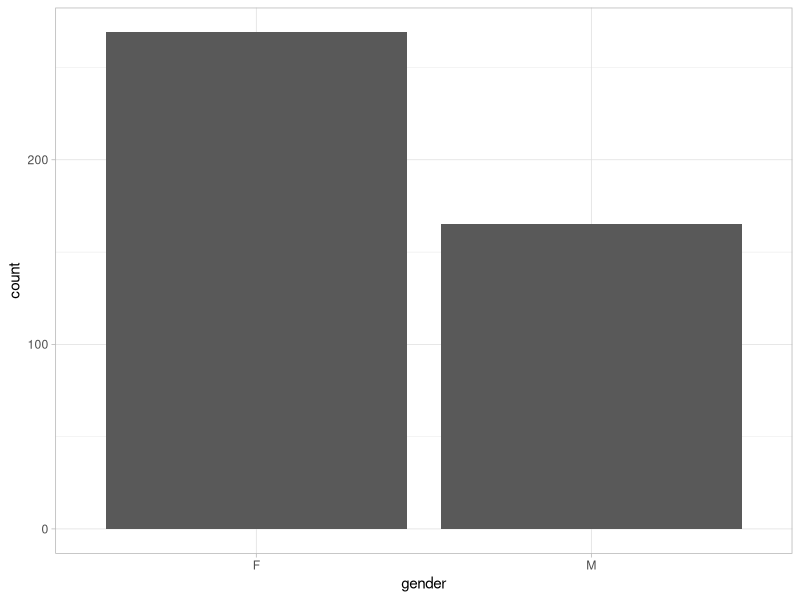
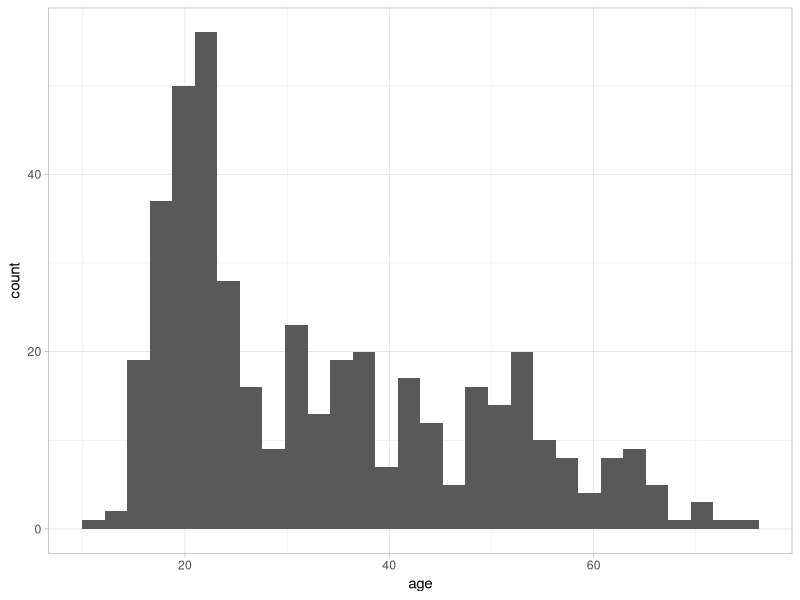
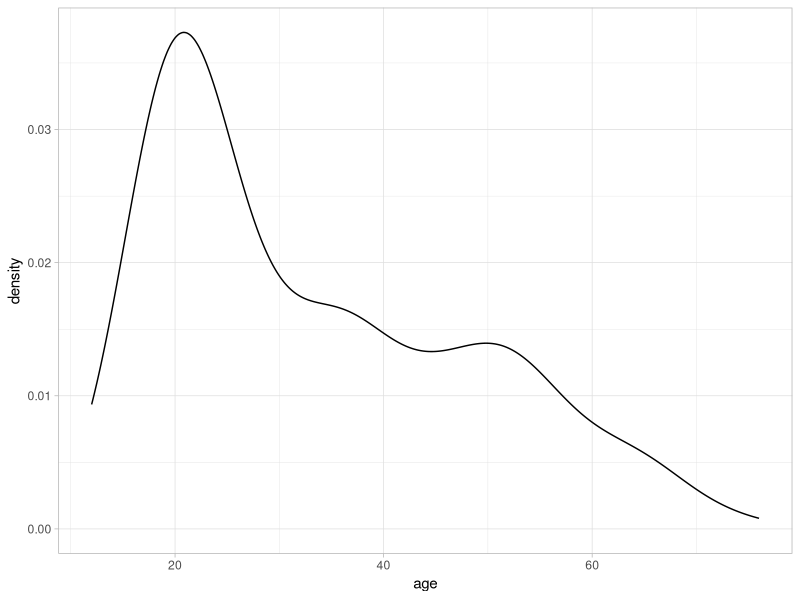
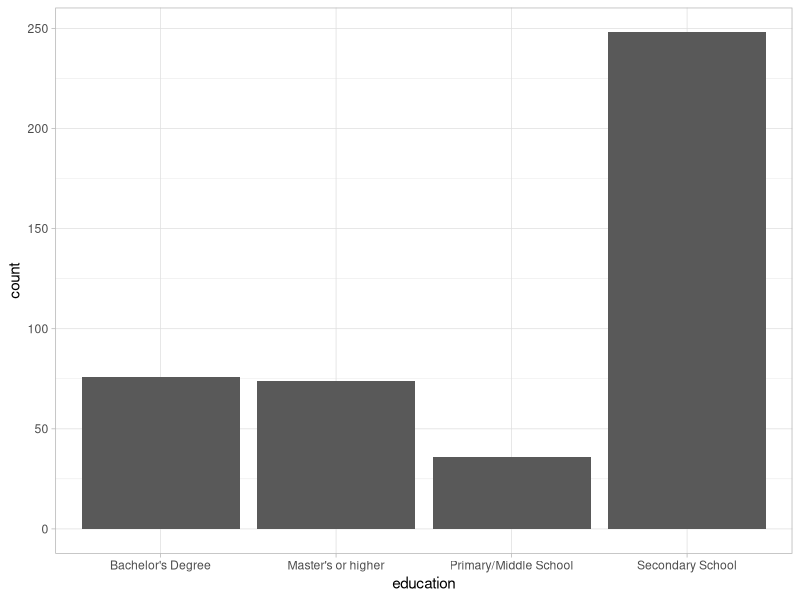
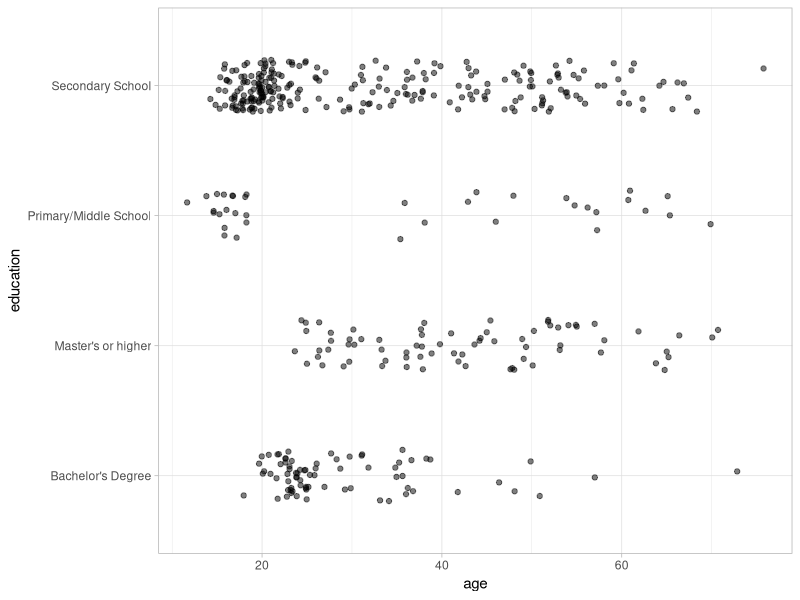
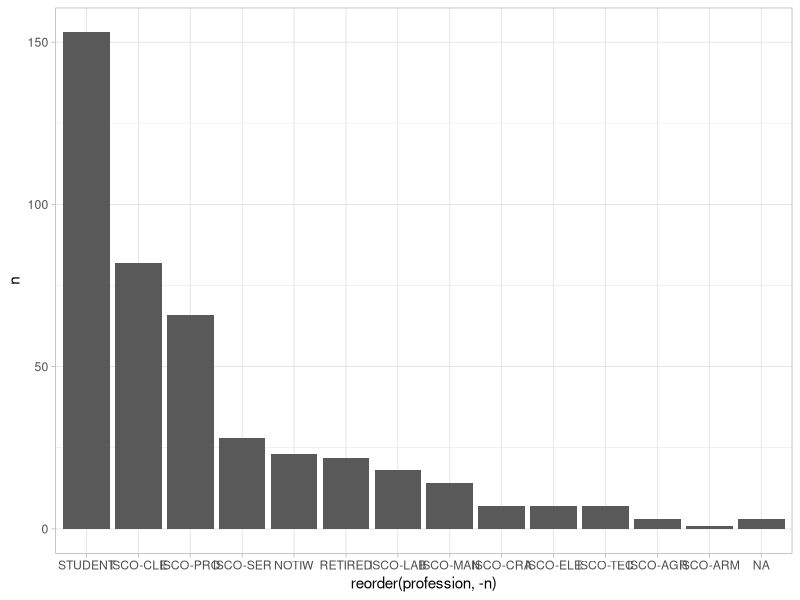
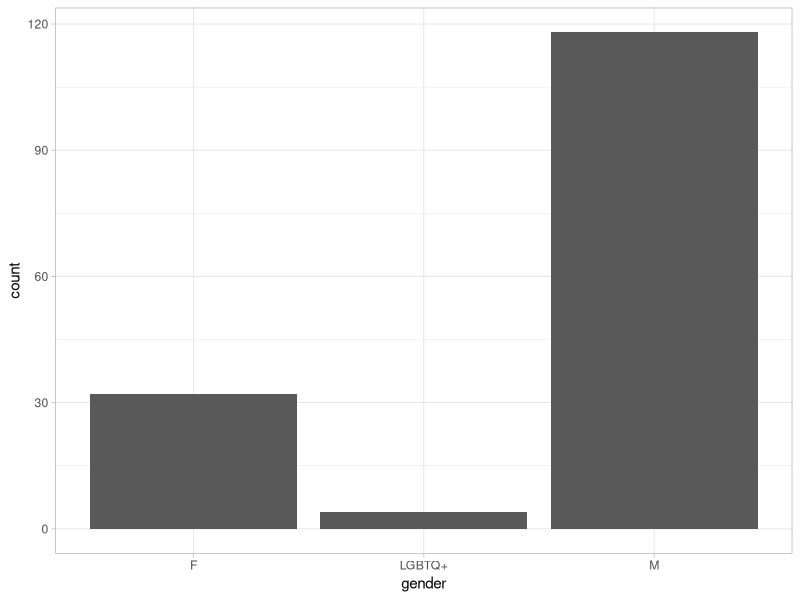
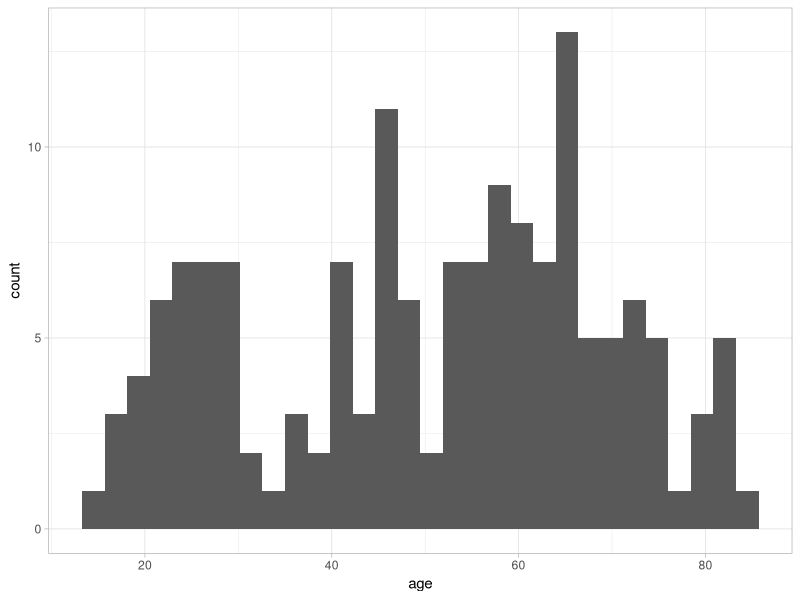

The R script that drew these images, in order:
## ---- chunk 1
knitr::opts_chunk$set(echo = TRUE)
knitr::opts_knit$set(root.dir = here::here())
library(tidyverse)
theme_set(theme_light())
## ---- chunk 2
headings_em <- read_csv("data/raw/headings-emilian.csv")
headings_eo <- read_csv("data/raw/headings-esperanto.csv")

emilian <- read_csv("data/raw/emilian-clean.csv", skip = 1, col_names = headings_em$new, na = c("", "NA"))
esperanto <- read_csv("data/raw/esperanto-clean.csv", skip = 1, col_names = headings_eo$new, na = c("", "NA")) %>%
  mutate(
    age = str_remove(age, "jaroj"),
    age = str_replace(age, "naskiĝis en la 1995a", "25"),
    age = as.numeric(age)
  )
## ---- chunk 3
emilian %>%
  ggplot(aes(gender)) +
  geom_bar()
## ---- chunk 4
emilian %>%
  ggplot(aes(age)) +
  geom_histogram()

emilian %>%
  ggplot(aes(age)) +
  geom_density()
## ---- chunk 5
emilian %>%
  ggplot(aes(education)) +
  geom_bar()
## ---- chunk 6
emilian %>%
  ggplot(aes(age, education)) +
  geom_jitter(height = 0.2, alpha = 0.5)
## ---- chunk 7
emilian %>%
  count(profession) %>%
  ggplot(aes(reorder(profession, -n), n)) +
  geom_bar(stat = "identity")
## ---- chunk 8
esperanto %>%
  ggplot(aes(gender)) +
  geom_bar()
## ---- chunk 9
esperanto %>%
  ggplot(aes(age)) +
  geom_histogram()

esperanto %>%
  ggplot(aes(age)) +
  geom_density()
## ---- chunk 10
esperanto %>%
  ggplot(aes(education)) +
  geom_bar()
## ---- chunk 11
esperanto %>%
  ggplot(aes(age, education)) +
  geom_jitter(height = 0.2, alpha = 0.5)
## ---- chunk 12
esperanto %>%
  count(profession) %>%
  ggplot(aes(reorder(profession, -n), n)) +
  geom_bar(stat = "identity")
